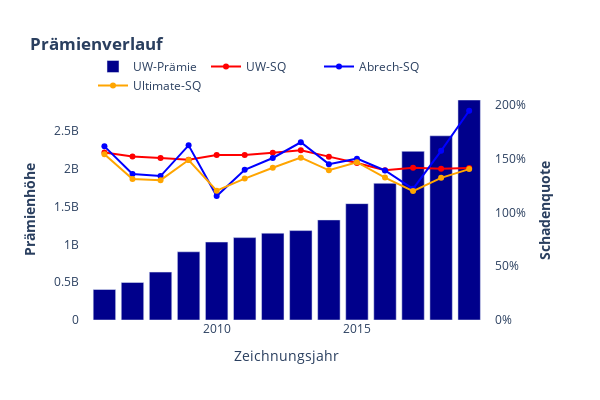

Notebook source saved alongside this figure:
### Code cell
def data_prep(df):
    type_g = 'Renewal'
    df_heat = df.groupby(type_g).sum()#[['UW-Prämie','Abrech-Prämie','Ultimate-Prämie']]
    df_heat = df_heat[:len(df_heat.index.values)-2]
    df_heat['UW-SQ']=df_heat[['UW-Prämie','UW-Schaden']].apply(lambda x: x[0]/x[1], axis=1)
    df_heat['Abrech-SQ']=df_heat[['Abrech-Prämie','Abrech-Schaden']].apply(lambda x: x[0]/x[1], axis=1)
    df_heat['Ultimate-SQ']=df_heat[['Ultimate-Prämie','Ultimate-Schaden']].apply(lambda x: x[0]/x[1], axis=1)
    return df_heat

def update_figure(country):
    df = pd.read_pickle('data/Backtesting2020_SQ-UW_Abrech_20200907_sop.pkl')
    df_n=data_prep(df)
    return plots.get_bar(df_n)

update_figure("France")

### Figure 1 — Plotly figure (JSON) as saved in the notebook; plotly's stock layout.template omitted (floating-point values rounded to 4 significant figures)
{"data": [{"marker": {"color": "darkblue"}, "name": "UW-Prämie", "type": "bar", "x": [2006, 2007, 2008, 2009, 2010, 2011, 2012, 2013, 2014, 2015, 2016, 2017, 2018, 2019], "y": [403100000.0, 496500000.0, 633400000.0, 901600000.0, 1031000000.0, 1089000000.0, 1148000000.0, 1182000000.0, 1323000000.0, 1538000000.0, 1807000000.0, 2230000000.0, 2435000000.0, 2908000000.0]}, {"marker": {"color": "red"}, "name": "UW-SQ", "type": "scatter", "x": [2006, 2007, 2008, 2009, 2010, 2011, 2012, 2013, 2014, 2015, 2016, 2017, 2018, 2019], "xaxis": "x", "y": [1.558, 1.52, 1.505, 1.491, 1.533, 1.535, 1.554, 1.577, 1.519, 1.46, 1.393, 1.415, 1.407, 1.413], "yaxis": "y2"}, {"marker": {"color": "blue"}, "name": "Abrech-SQ", "type": "scatter", "x": [2006, 2007, 2008, 2009, 2010, 2011, 2012, 2013, 2014, 2015, 2016, 2017, 2018, 2019], "xaxis": "x", "y": [1.614, 1.357, 1.338, 1.624, 1.152, 1.396, 1.506, 1.652, 1.449, 1.5, 1.39, 1.219, 1.573, 1.945], "yaxis": "y2"}, {"marker": {"color": "orange"}, "name": "Ultimate-SQ", "type": "scatter", "x": [2006, 2007, 2008, 2009, 2010, 2011, 2012, 2013, 2014, 2015, 2016, 2017, 2018, 2019], "xaxis": "x", "y": [1.541, 1.31, 1.3, 1.487, 1.202, 1.314, 1.415, 1.509, 1.392, 1.467, 1.324, 1.198, 1.322, 1.403], "yaxis": "y2"}], "layout": {"height": 400, "legend": {"orientation": "h", "x": 0.75, "xanchor": "right", "y": 1, "yanchor": "bottom"}, "plot_bgcolor": "white", "showlegend": true, "title": {"text": "<b>Prämienverlauf</b>"}, "width": 600, "xaxis": {"anchor": "y", "domain": [0, 0.94], "title": {"text": "Zeichnungsjahr"}}, "yaxis": {"anchor": "x", "domain": [0, 1], "range": [0, 2908000000.0], "tickformat": "", "title": {"text": "<b>Prämienhöhe</b>"}}, "yaxis2": {"anchor": "x", "overlaying": "y", "range": [0, 2.045], "side": "right", "tickformat": ",.0%", "title": {"text": "<b>Schadenquote"}}}}
